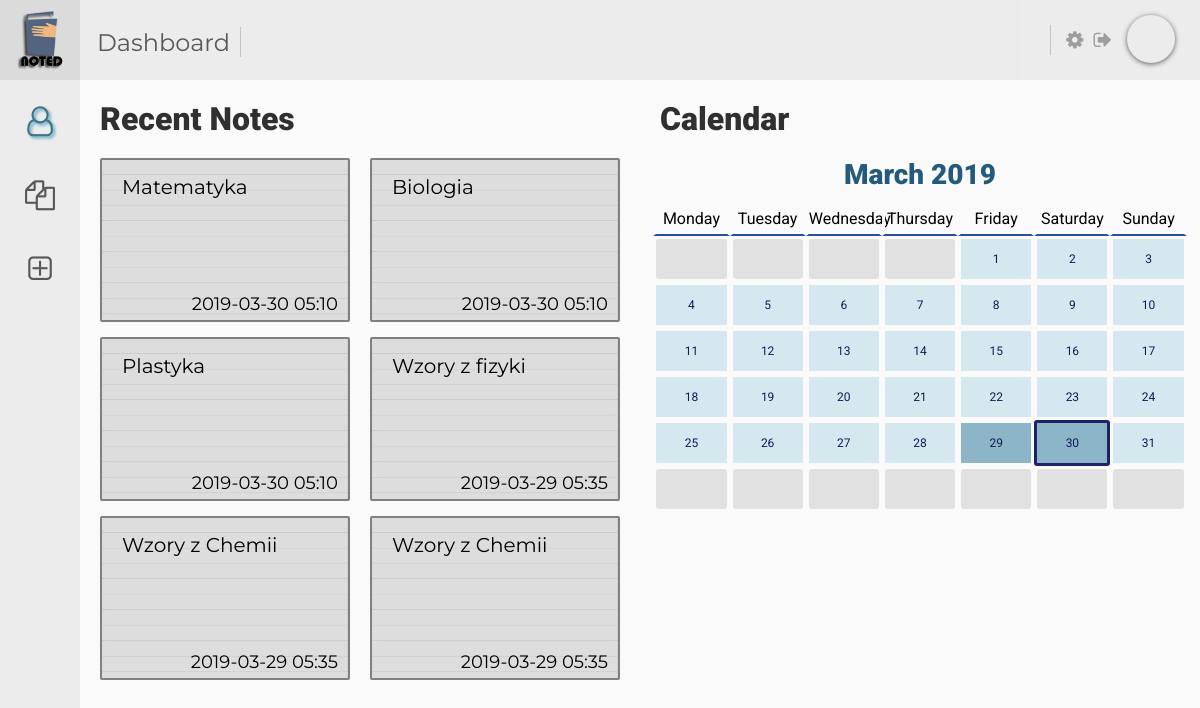
Page /dashboard.php on the committed database.
### tables this page shows
CREATE TABLE IF NOT EXISTS `note` (
  `note_id` INT NOT NULL AUTO_INCREMENT,
  `title` VARCHAR(255) NULL,
  `time` TIMESTAMP(6) NULL,
  `tags` VARCHAR(255) NULL,
  `user_user_id` INT NOT NULL,
  `ref` VARCHAR(50) NOT NULL,
  PRIMARY KEY (`note_id`, `user_user_id`),
  INDEX `fk_note_user_idx` (`user_user_id` ASC),
  CONSTRAINT `fk_note_user`
    FOREIGN KEY (`user_user_id`)
    REFERENCES `user` (`user_id`)
    ON DELETE NO ACTION
    ON UPDATE NO ACTION);

### dashboard.php (the view, shortened to what this page needs)
<!DOCTYPE html>
<html>
<head>
    <link href="css/dashboard.css" rel="stylesheet" type="text/css">
    <link rel="stylesheet" href="data\font-awesome\css\font-awesome.min.css">
</head>
<body>
    <div class="logo-wrap">
        <img src="data/logo-small.png" class="logo">
    </div>
    <div class="header">
        <div class="header-search">
            <div class="header-caption">Dashboard</div>
        </div>
        <div class="header-button-wrap">
            <div class="header-button-av"><i class="fa fa-cog" aria-hidden="true"></i></div>
            <a href="logout.php"><div class="header-button-av"><i class="fa fa-sign-out" aria-hidden="true"></i></div></a>
            <div class="header-avatar" style="background-image: url(data/user.png)"></div>
        </div>
    </div>
    <div class="leader">
        <div class="leader-button-wrap">
            <a href="dashboard.php">
                <div class="leader-button leader-button-checked">
                    <i class="fa fa-user-o" aria-hidden="true"></i>
                </div>
            </a>
            <a href="notes.php">
                <div class="leader-button">
                    <i class="fa fa-files-o" aria-hidden="true"></i>
                </div>
            </a>
            <a href="createnote.php">
                <div class="leader-button">
                    <i class="fa fa-plus-square-o" aria-hidden="true"></i>
                </div>
            </a>
        </div>
    </div>
    <div class="content">
        <div class="content-column">
            <div class="content-header">Recent Notes</div>
            <div class="content-notes">
                <?php
                    require("connect.php");
                    $quary = "SELECT * FROM note WHERE user_user_id = 1 ORDER BY time DESC LIMIT 6";
                    $result = mysqli_query($mysqli,$quary);
                    while($row = $result->fetch_assoc()){
                        echo '<div class="notes" onclick="window.location=\'readnote.php?id=' . $row["ref"] . '\'"><div class="note-title">' . $row["title"] . '</div><div class="note-date">' . date("Y-m-d H:i", strtotime($row["time"])) . '</div></div>';
                    }
                ?>
            </div>
        </div>
        <div class="content-column">
            <div class="content-header">Calendar</div>
            <div class="content-wrap">
                <div class="content-miniheader" id="mandday"></div>
            </div>
            <div class="content-calendar" id="calendar">
                <div class="content-calendar-label">Monday</div><div class="content-calendar-label">Tuesday</div><div class="content-calendar-label">Wednesday</div><div class="content-calendar-label">Thursday</div><div class="content-calendar-label">Friday</div><div class="content-calendar-label">Saturday</div><div class="content-calendar-label">Sunday</div>
            </div>
        </div>
    </div>
</body>
</html>

### css/dashboard.css (style rules this page uses)
body { padding: 0; margin: 0; background: #fafafa; }
a { text-decoration: none; }
.logo-wrap { position: fixed; z-index: 9; top: 0; left: 0; width: 80px; height: 80px; background: #dbdbdb; }
.logo { position: absolute; top: 5px; left: 5px; height: 70px; width: 70px; }
.header { position: fixed; z-index: 9; top: 0; left: 80px; width: calc(100% - 80px); background: #dedede80; height: 80px; }
.header-caption { font-family: 'Montserrat', sans-serif; font-size: 24px; color: #595959; }
.header-search { position: relative; display: flex; margin-top: 17px; margin-left: 17px; align-items: center; }
.header-button-wrap { position: absolute; top: 15px; right: 15px; display: flex; align-content: flex-end; font-size: 20px; line-height: 30px; }
.header-button-av { padding: 10px 5px; color: #9e9e9e; transition: 0.2s color; cursor: pointer; flex-shrink: 0; flex-grow: 0; }
.header-avatar { position: relative; box-shadow: 0 1px 5px #393931cc; width: 48px; height: 48px; margin: 0 10px; border-radius: 50%; background-size: cover; background-position: center }
.leader { position: fixed; z-index: 9; top: 80px; left: 0px; height: calc(100% - 80px); background: #dedede80; width: 80px; }
.leader-button-wrap { position: relative; top: 0px; display: flex; flex-direction: column; align-content: flex-start; font-size: 30px; margin-top: 5px; }
.leader-button { padding: 10px; margin: 10px 0; color: #595959; transition: 0.2s color; cursor: pointer; text-align: center; position: relative; }
.leader-button-checked { text-shadow: 2px 2px 3px #51a4c5; color:#417384 !important; }
.content { position: fixed; display: flex; top: 80px; left: 80px; width: calc(100% - 80px); height: calc(100% - 80px); }
.content-column { position: relative; padding: 10px; width: 50% }
.content-header { position: relative; font-size: 32px; font-weight: 900; color: #303030; padding: 10px; font-family: 'Roboto', sans-serif; }
.content-notes { position: relative; width: 100%; display: flex; align-content: space-between; flex-wrap: wrap; }
.notes { font-family: 'Montserrat', sans-serif; flex-grow: 0; flex-shrink: 0; cursor: pointer; width: calc(50% - 24px); user-select: none; -moz-user-select: none; height: 160px; border: 2px solid gray; border-radius: 2px; position: relative; margin: 10px 10px 5px; background-image: url(../data/notes.jpg); background-size: cover; }
.note-title { color:black; position: absolute; top: 15px; left: 10px; font-size: 20px; padding: 0px 0px 0px 10px; white-space:nowrap; overflow:hidden; text-overflow: ellipsis; width: calc(100% - 40px); }
.note-date { color:black; position: absolute; bottom: 5px; right: 10px; font-size: 18px; }
.content-miniheader { position: relative; font-size: 28px; font-weight: 900; color: #235a7d; padding: 10px; font-family: 'Roboto', sans-serif; text-align: center }
.content-calendar { width: 100%; text-align: center; }
.content-calendar-label { width: 13%; border: 3px solid #fafafa; display: inline-block; height: 30px; text-align: center; font-family: 'Roboto', sans-serif; line-height: 30px; font-size: 16px; border-bottom: 2px solid #284f9e; position: relative; }

### rows in the picture
note: title "Matematyka", time "2019-03-30 05:10"
note: title "Biologia", time "2019-03-30 05:10"
note: title "Plastyka", time "2019-03-30 05:10"
note: title "Wzory z fizyki", time "2019-03-29 05:35"
note: title "Wzory z Chemii", time "2019-03-29 05:35"
note: title "Wzory z Chemii", time "2019-03-29 05:35"
